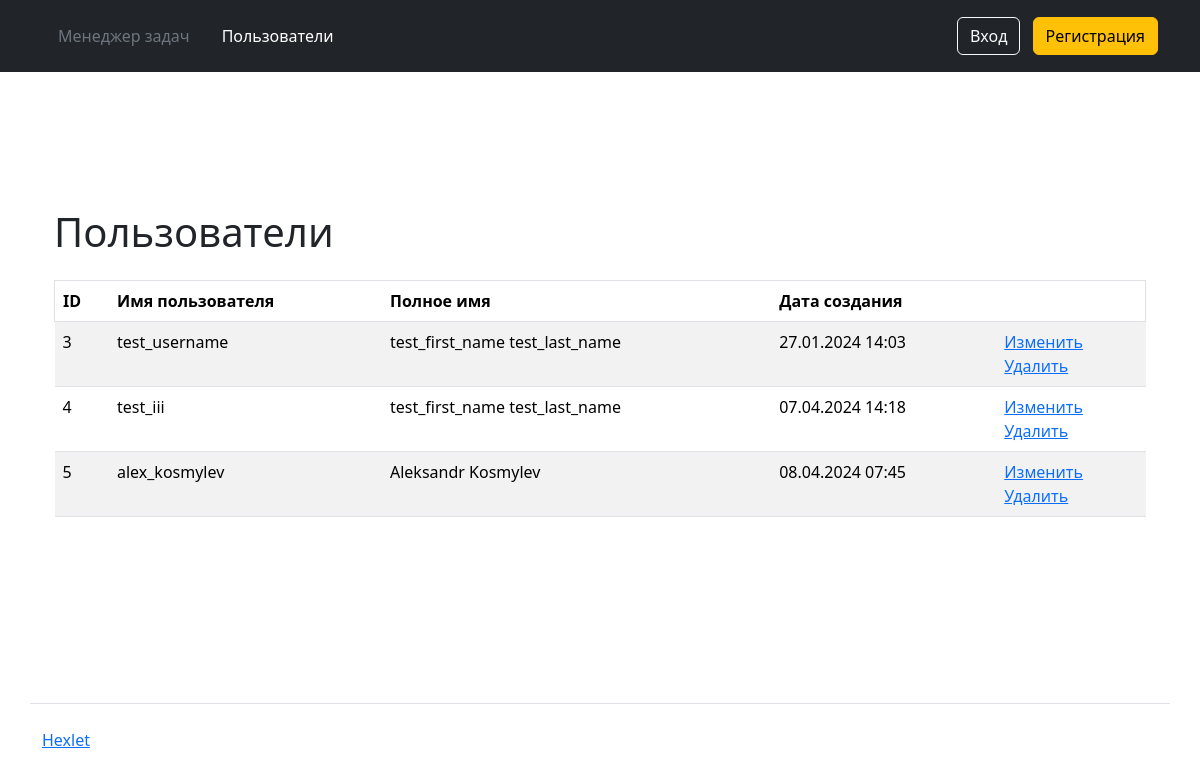
/users/, run on an earlier commit of the app's database.
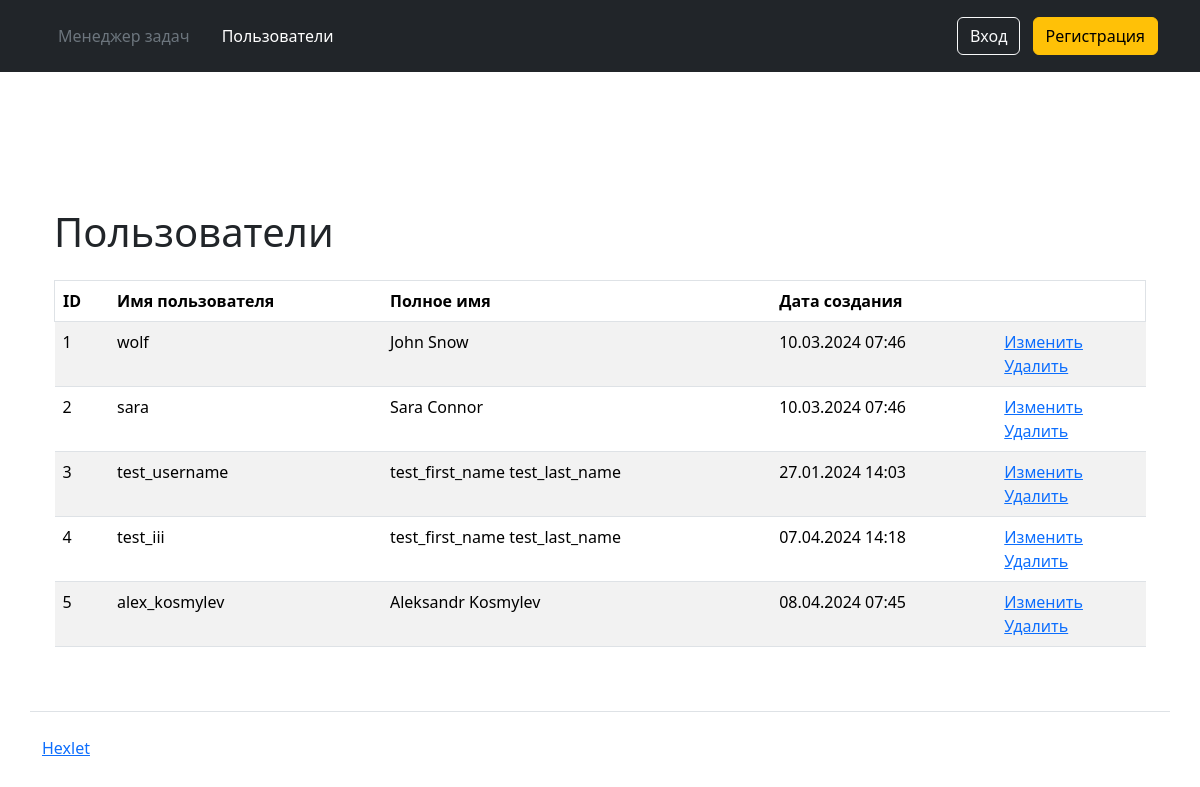
And on a later commit of the database.
### task_manager/users/models.py (models this page shows, shortened)
class CustomUser(AbstractUser):
    class Meta:
        ordering = ["id"]

### task_manager/users/views.py (the view)
# urls.py: path('', IndexView.as_view(), name='index'),
class IndexView(ListView):
    model = CustomUser
    template_name = 'users/users_list.html'

### task_manager/templates/users/users_list.html (shortened to what this page needs)
<!DOCTYPE html>
<html>
{% extends 'layout.html' %}
{% block content %}
{% load i18n %}
      <div class="container-lg mt-3">
        <div class="table-responsive">
          <table class="table table-striped" data-test="users">
            <thead>
              <tr class="border">
                <th>ID</th>
                <th>{% translate "User name" %}</th>
                <th>{% translate "Full name" %}</th>
                <th>{% translate "Registration date" %}</th>
            </thead>
            <h1 class="my-4">
              {% translate "Users" %}
            </h1>
            <tbody>
              {% for user in object_list %}
              <tr>
                <td class="fw-normal">{{ user.id }}</td>
                <td class="fw-normal">{{ user.username}}</td>
                <td class="fw-normal">{{ user.first_name}} {{ user.last_name}}</td>
                <td class="fw-normal">{{ user.date_joined|date:"d.m.Y H:i" }}</td>
                <td>
                  <a href="{% url 'user_update' user.id %}">{% translate "Update" %}</a>
                  <br>
                  <a href="{% url 'user_delete' user.id %}">{% translate "Delete" %}</a>
                </td>
              </tr>
              {% endfor %}
            </tbody>
          </table>
        </div>
      </div>
{% endblock %}

What changed in the data, as far as the page shows it:
added CustomUser: id "1", username "wolf", first_name "John", last_name "Snow", date_joined "10.03.2024 07:46"
added CustomUser: id "2", username "sara", first_name "Sara", last_name "Connor", date_joined "10.03.2024 07:46"
